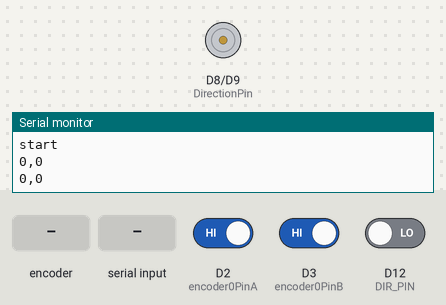
The sketch below on a simulated Arduino Zero (SAMD21). Shown: direction and speed pins drawn as motors (green arrow = direction pin HIGH = forward, orange = LOW = backward, longer = more drive), the last lines printed to the serial monitor. Inputs (shaded band) come from the test bench; at power-on: D2 (encoder0PinA) HIGH, D3 (encoder0PinB) HIGH, D12 (DIR_PIN) LOW.

Above: at 1.2 s.
1.3 s: rotary encoder on D2 (encoder0PinA) / D3 (encoder0PinB) turned 3 steps (first pin leading)
3.4 s: "1" received over Serial
At 4.4 s:
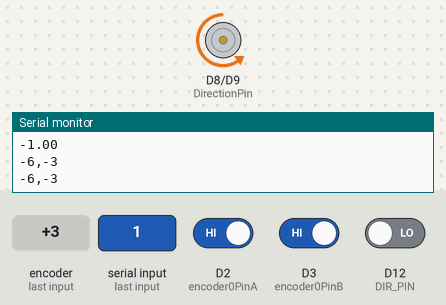
4.9 s: rotary encoder on D2 (encoder0PinA) / D3 (encoder0PinB) turned 1 step (first pin leading)
At 5.9 s:
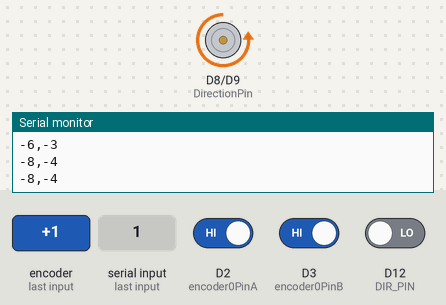
6.6 s: rotary encoder on D2 (encoder0PinA) / D3 (encoder0PinB) turned 2 steps (second pin leading)
At 7.09 s:
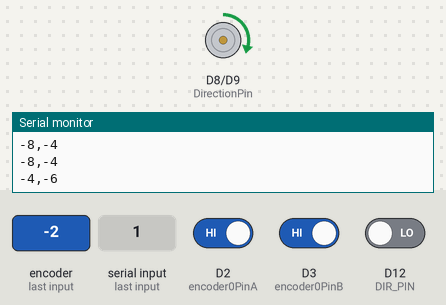
8.6 s: rotary encoder on D2 (encoder0PinA) / D3 (encoder0PinB) turned 3 steps (first pin leading)
At 9.8 s:
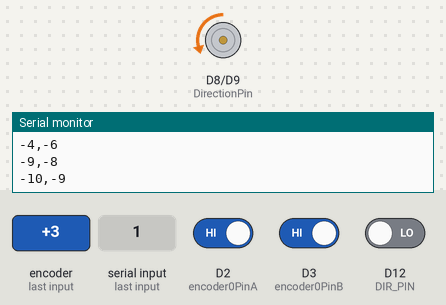
11.6 s: rotary encoder on D2 (encoder0PinA) / D3 (encoder0PinB) turned 2 steps (second pin leading)
At 13.2 s:
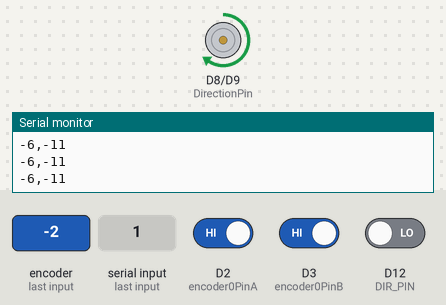
Timing chart, 0 to 14.5 s (numbered marks = the images above; inputs shaded):
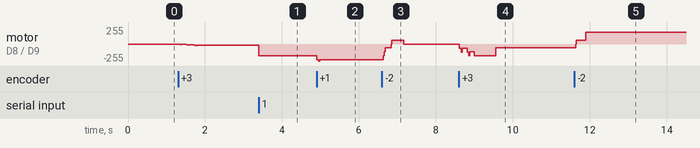

Measured:
- after the input at 3.4 s, motor on D8 (DirectionPin) / D9 (SpeedPin): backward 21/255 → backward 176/255 at once
- after the input at 4.9 s, motor on D8 (DirectionPin) / D9 (SpeedPin): backward 176/255 → backward 235/255 at once
- after the input at 6.6 s, motor on D8 (DirectionPin) / D9 (SpeedPin): backward 235/255 → backward 58/255 at once, → forward 57/255 0.20 s later, → backward 2/255 0.33 s later
- after the input at 8.6 s, motor on D8 (DirectionPin) / D9 (SpeedPin): backward 2/255 → backward 61/255 at once, → backward 115/255 0.20 s later, → backward 173/255 0.19 s later, → backward 58/255 0.55 s later
- after the input at 11.6 s, motor on D8 (DirectionPin) / D9 (SpeedPin): backward 58/255 → forward 57/255 at once, → forward 174/255 0.26 s later

The sketch:

STM32_Closed_Loop_Servo.ino
```cpp
/*

   https://github.com/JChristensen/extEEPROM - EEPROM LIBRARY

   read a rotary encoder with interrupts
   Encoder hooked up with common to GROUND,
   encoder0PinA to pin 2, encoder0PinB to pin 4 (or pin 3 see below)
   it doesn't matter which encoder pin you use for A or B

   is possible to change PID costants by sending on SerialUSB interfaces the values separated by ',' in this order: KP,KD,KI
   example: 5.2,3.1,0 so we have  KP=5.2 KD=3.1 KI=0 is only for testing purposes, but i will leave this function with eeprom storage

*/
/*   -----------------To Do-----------------
 *    Implement code for physical EEPROM for V2 Board (Chip:24LC256 ADDRESS:0x50) (32Kb Storage) (I2c on SDA and SCL)
 *    PID Auto-Tune
 *    Error Reporting
 *    Force sensing
 *    Host Communincation
 *    Performance Reporting and Info for Osiliscope
 *    Switchless Homing(force sensing)
 *    Master and Slave Mirroring
 *    Configurable Limits
 *    Create Host Software
 *
*/

// Set the pins used


// blink out an error code


//Hardware setup
#define encoder0PinA  2
#define encoder0PinB  3

#define SpeedPin     9
#define DirectionPin 8

//Step & Dir Interface
#define STEP_PIN              3
#define DIR_PIN               12
#define ENABLE_PIN            13
// HS END

volatile long encoder0Pos = 0;

long target = 0;
long target1 = 0;
int amp=212;
//correction = Kp * error + Kd * (error - prevError) + kI * (sum of errors)
//PID controller constants
float KP = 6.0 ; //position multiplier (gain) 2.25
float KI = 0.1; // Intergral multiplier (gain) .25
float KD = 1.3; // derivative multiplier (gain) 1.0

int lastError = 0;
int sumError = 0;

//Integral term min/max (random value and not yet tested/verified)
int iMax = 100;
int iMin = 0;

long previousTarget = 0;
long previousMillis = 0;        // will store last time LED was updated
long interval = 5;           // interval at which to blink (milliseconds)

//for motor control ramps 1.4
bool newStep = false;
bool oldStep = false;
bool dir = false;

void setup() {


  pinMode(encoder0PinA, INPUT_PULLUP);
  pinMode(encoder0PinB, INPUT_PULLUP);

  pinMode(DirectionPin, OUTPUT);
  pinMode(SpeedPin, OUTPUT);

  //ramps 1.4 motor control
    pinMode(STEP_PIN, INPUT);
    pinMode(DIR_PIN, INPUT);

  attachInterrupt(2, doEncoderMotor0, CHANGE);  // encoder pin on interrupt 0 - pin 2
  attachInterrupt(3, countStep, RISING);  //on pin 3
  SerialUSB.begin(15200);
  SerialUSB.println("start");

}

void loop(){

  while (SerialUSB.available() > 0) {
    KP = SerialUSB.read();
    KD = SerialUSB.read();
    KI = SerialUSB.read();


    SerialUSB.println(KP);
    SerialUSB.println(KD);
    SerialUSB.println(KI);
}

  if(millis() - previousTarget > 500){ //enable this code only for test purposes
  SerialUSB.print(encoder0Pos);
  SerialUSB.print(',');
  SerialUSB.println(target1);
  previousTarget=millis();
  }

  target = target1;
  docalc();
}

void docalc() {

  if (millis() - previousMillis > interval)
  {
    previousMillis = millis();   // remember the last time we blinked the LED

    long error = encoder0Pos - target ; // find the error term of current position - target

    //generalized PID formula
    //correction = Kp * error + Kd * (error - prevError) + kI * (sum of errors)
    long ms = KP * error + KD * (error - lastError) +KI * (sumError);

    lastError = error;
    sumError += error;

    //scale the sum for the integral term
    if(sumError > iMax) {
      sumError = iMax;
    } else if(sumError < iMin){
      sumError = iMin;
    }

    if(ms > 0){
      digitalWrite ( DirectionPin ,HIGH );
    }
    if(ms < 0){
      digitalWrite ( DirectionPin , LOW );
      ms = -1 * ms;
    }

    int motorspeed = map(ms,0,amp,0,255);
   if( motorspeed >= 255) motorspeed=255;
    //analogWrite ( SpeedPin, (255 - motorSpeed) );
    analogWrite ( SpeedPin,  motorspeed );
    //SerialUSB.print ( ms );
    //SerialUSB.print ( ',' );
    //SerialUSB.println ( motorspeed );
  }
}

void doEncoderMotor0(){
  if (digitalRead(encoder0PinA) == HIGH) {   // found a low-to-high on channel A
    if (digitalRead(encoder0PinB) == LOW) {  // check channel B to see which way
                                             // encoder is turning
      encoder0Pos = encoder0Pos - 1;         // CCW
    }
    else {
      encoder0Pos = encoder0Pos + 1;         // CW
    }
  }
  else                                        // found a high-to-low on channel A
  {
    if (digitalRead(encoder0PinB) == LOW) {   // check channel B to see which way
                                              // encoder is turning
      encoder0Pos = encoder0Pos + 1;          // CW
    }
    else {
      encoder0Pos = encoder0Pos - 1;          // CCW
    }

  }

}

void countStep(){
  dir = digitalRead(DIR_PIN);
            if (dir) target1++;
            else target1--;
}
```
